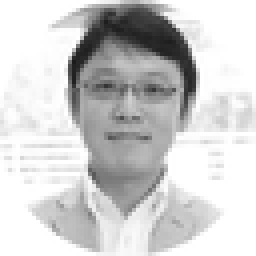
#> input picture recovered/oyaki-20260821/backups/state.bak.preboss-test-20260820-182905/host/test_mode/test.webp, 64 x 64 px (shown 4 times larger)
$ python test_mode.py
#> lines starting #> are read from the running program, lines starting #| are printed output that depends on the picture; after the words box and inside, x2 and y2 are one past the last pixel; in counts of white or black regions, pixels touching at a corner belong together
### recovered/oyaki-20260821/backups/host.bak.pre-passerby-gate-20260820-183135/profiler.py
"""主機側の区間計測。TEST1〜5 で共用する。

使い方:

    prof = Profiler(enabled=args.profile)
    with prof.span("render"):
        indexed = renderer.render(now)
    prof.frame()
    ...
    prof.report()

計測は既定で無効。無効時は `span()` が使い回しの空オブジェクトを返すだけで、
時刻取得も記録も行わない。「計測を入れたら遅くなった」を避けるための構造で、
このオーバーヘッドの有無自体を `selftest.py` で検証している。

区間は入れ子にできるが、集計は区間名ごとに独立して行う。したがって外側の区間の
時間には内側の区間が含まれる。合計が実時間を超えるのはそのため。

制約: 区間オブジェクトを名前ごとに使い回して確保を避けているため、**同じ名前の
区間を入れ子にすることはできない**（開始時刻が上書きされる）。
"""
from __future__ import annotations

import json
import sys
from pathlib import Path
from time import perf_counter_ns
from typing import IO, Sequence

import numpy as np

# 出力する分位点。
PERCENTILES = (50, 95, 99)


class _NullSpan:
    """計測が無効なときに使い回す空の区間。"""

    __slots__ = ()

    def __enter__(self) -> "_NullSpan":
        return self

    def __exit__(self, *_exc: object) -> bool:
        return False


_NULL_SPAN = _NullSpan()


class _Span:
    """1 区間の計測。`with` を抜けた時点で所要時間を親へ渡す。"""

    __slots__ = ("_samples", "_start")

    def __init__(self, samples: list[int]) -> None:
        self._samples = samples
        self._start = 0

    def __enter__(self) -> "_Span":
        self._start = perf_counter_ns()
        return self

    def __exit__(self, *_exc: object) -> bool:
        self._samples.append(perf_counter_ns() - self._start)
        return False


class Profiler:
    """区間ごとの所要時間と、任意のカウンターを集計する。"""

    def __init__(self, enabled: bool = False, label: str = "") -> None:
        self.enabled = enabled
        self.label = label
        self._samples: dict[str, list[int]] = {}
        self._spans: dict[str, _Span] = {}
        self._counters: dict[str, int] = {}
        self._frames = 0
        self._start_ns = perf_counter_ns() if enabled else 0
        self._stop_ns = 0

    # -- 計測 ---------------------------------------------------------------
    def span(self, name: str):
        """区間計測の `with` オブジェクトを返す。無効時は空オブジェクト。"""
        if not self.enabled:
            return _NULL_SPAN
        span = self._spans.get(name)
        if span is None:
            samples: list[int] = []
            self._samples[name] = samples
            span = _Span(samples)
            self._spans[name] = span
        return span

    def frame(self) -> None:
        """1 フレーム分の処理が終わったことを記録する。"""
        if self.enabled:
            self._frames += 1

    def count(self, name: str, value: int = 1) -> None:
        """バイト数・パケット数などの累計を加算する。"""
        if self.enabled:
            self._counters[name] = self._counters.get(name, 0) + value

    # [12 lines left out: functions stop, elapsed_seconds, not called in this run]

    @property
    def frames(self) -> int:
        return self._frames

    # [75 lines left out: functions fps, summary, to_dict, report, not called in this run]

    def write_json(self, path: Path) -> None:
        self.stop()
        path.write_text(json.dumps(self.to_dict(), indent=2, ensure_ascii=False))


def add_profile_arguments(parser) -> None:
    """TEST1〜5 で共通の計測オプションを足す。"""
    parser.add_argument(
        "--profile", action="store_true", help="区間計測を有効にし、終了時に集計を出す"
    )
    parser.add_argument(
        "--profile-json", type=Path, default=None, metavar="PATH",
        help="計測結果を JSON で保存する（--profile と併用）",
    )


def finish_profile(profiler: Profiler, json_path: Path | None) -> None:
    """終了処理。`report()` と JSON 保存をまとめる。"""
    if not profiler.enabled:
        return
    profiler.stop()
    profiler.report()
    if json_path is not None:
        profiler.write_json(json_path)
        print(f"profile json: {json_path}", file=sys.stderr)


# [6 lines left out: function merge, not called in this run]

### recovered/oyaki-20260821/backups/state.bak.preboss-test-20260820-182905/host/test_mode/test_mode.py
#!/usr/bin/env python3
"""RGB LED ゲーム 主機側テストモード（WebP版）。

ローカルの `test.webp` を読み込み、192x384 の論理画面内を DVD スクリーンセーバー
のように反射移動させる。色は FC6 / MSX16 の登録済みインデックスだけを使い、
ローカルプレビューと、192x96 の 4 スライスの UDP 送信を行う。

計画書 §4.7 の WBMP テストモードを WebP 素材へ置き換えたもの。
AI・カメラ・画像圧縮・Pi 側描画は使用しない。
"""
from __future__ import annotations

import argparse
import math
import signal
import socket
import struct
import sys
import time
import zlib
from dataclasses import dataclass
from pathlib import Path
from typing import Iterable, Sequence

import cv2
import numpy as np

# 共有パレット定義を親ディレクトリから読み込む。
PACKAGE_ROOT = Path(__file__).resolve().parents[1]
if str(PACKAGE_ROOT) not in sys.path:
    sys.path.insert(0, str(PACKAGE_ROOT))

from palettes import (  # noqa: E402
    FC6,
    FC6_BLACK,
    FC6_LIMIT,
    MSX16,
    MSX16_BLACK,
    MSX16_LIMIT,
    MSX16_TRANSPARENT,
    PaletteMode,
)
from profiler import (  # noqa: E402
    Profiler,
    add_profile_arguments,
    finish_profile,
)

CANVAS_WIDTH = 192
CANVAS_HEIGHT = 384
PI_COUNT = 4
PI_HEIGHT = 96
MAGIC = 0x524C4544  # ASCII: RLED
HEADER = struct.Struct("!IIBBHHHI")

# 着色は色相を選び直さず、パレット定義順のインデックスをそのまま順繰りに使う。
# 既定の開始番号。MSX16 の 0 は透明であり送出しないため 1 から始める。
FC6_COLOR_START = 0x00
MSX16_COLOR_START = MSX16_TRANSPARENT + 1
DEFAULT_IMAGE = Path(__file__).resolve().with_name("single-eye-catch_2800x1040.png")


def color_sequence(mode: PaletteMode, start: int | None = None) -> tuple[int, ...]:
    """開始番号から最終番号（FC6: 51 / MSX16: 15）までの巡回表を返す。"""
    if mode == PaletteMode.FC6:
        limit, lowest, default_start = FC6_LIMIT, 0, FC6_COLOR_START
    else:
        limit, lowest, default_start = (
            MSX16_LIMIT,
            MSX16_TRANSPARENT + 1,
            MSX16_COLOR_START,
        )
    value = default_start if start is None else start
    if not lowest <= value < limit:
        raise ValueError(
            f"開始インデックス {value:#x} は {mode.name} では不正"
            f"（{lowest:#x}〜{limit - 1:#x}）"
        )
    return tuple(range(value, limit))


# ---------------------------------------------------------------------------
# 素材読込み
# ---------------------------------------------------------------------------
def load_webp(path: Path) -> tuple[np.ndarray, np.ndarray]:
    """画像を (RGB配列, 不透明マスク) として読み込む。

    既存名との互換性を保つため関数名は ``load_webp`` のままだが、PNGも扱う。
    アルファ付き画像はアルファ 128 以上を前景として扱う。
    """
    if not path.exists():
        raise RuntimeError(f"画像が見つからない: {path}")
    image = cv2.imread(str(path), cv2.IMREAD_UNCHANGED)
#> image is the input picture: shape (64, 64, 3); mean B, G, R 207.4, 207.4, 207.4
    if image is None:
        raise RuntimeError(f"画像の読込みに失敗した: {path}")

    if image.ndim == 2:
        rgb = cv2.cvtColor(image, cv2.COLOR_GRAY2RGB)
        alpha = np.full(image.shape[:2], 255, dtype=np.uint8)
    elif image.shape[2] == 4:
        rgb = cv2.cvtColor(image, cv2.COLOR_BGRA2RGB)
        alpha = image[:, :, 3]
    elif image.shape[2] == 3:
        rgb = cv2.cvtColor(image, cv2.COLOR_BGR2RGB)
        alpha = np.full(image.shape[:2], 255, dtype=np.uint8)
    else:
        raise ValueError(f"未対応のチャンネル数: {image.shape}")

    return rgb, alpha >= 128


def fit_image(
    rgb: np.ndarray, opaque: np.ndarray, max_width: int, max_height: int
) -> tuple[np.ndarray, np.ndarray]:
    """論理画面より大きい素材を最近傍で縮小する。"""
#> called with max_width = 192, max_height = 384
    height, width = opaque.shape
    if width <= max_width and height <= max_height:
        return rgb, opaque
    scale = min(max_width / width, max_height / height)
    new_size = (max(1, int(width * scale)), max(1, int(height * scale)))
    rgb = cv2.resize(rgb, new_size, interpolation=cv2.INTER_NEAREST)
    opaque = cv2.resize(
        opaque.astype(np.uint8), new_size, interpolation=cv2.INTER_NEAREST
    ).astype(bool)
    return rgb, opaque


# [29 lines left out: function crop_logo, not called in this run]


# ---------------------------------------------------------------------------
# パレット量子化
# ---------------------------------------------------------------------------
def palette_rgb(mode: PaletteMode) -> np.ndarray:
    entries = FC6 if mode == PaletteMode.FC6 else MSX16
    return np.asarray([entry[:3] for entry in entries], dtype=np.int16)


def quantizable_indices(mode: PaletteMode) -> np.ndarray:
    """量子化先として使えるインデックス。

    MSX16 のインデックス 0 は透明であり、送出値としては使わない。
    FC6 は 52 色すべてを使う。
    """
    if mode == PaletteMode.MSX16:
        return np.arange(MSX16_TRANSPARENT + 1, MSX16_LIMIT, dtype=np.uint8)
    return np.arange(0, FC6_LIMIT, dtype=np.uint8)


def quantize_to_palette(rgb: np.ndarray, mode: PaletteMode) -> np.ndarray:
    """RGB 画像を最近傍色でパレットインデックスへ量子化する（主機側で完結）。"""
    candidates = quantizable_indices(mode)
    lut = palette_rgb(mode)[candidates].astype(np.int32)  # (N, 3)
    flat = rgb.reshape(-1, 3).astype(np.int32)
    # (画素数, N) の二乗距離。二乗和が int16 を溢れるため int32 で計算する。
    diff = flat[:, None, :] - lut[None, :, :]
    dist = np.einsum("pnc,pnc->pn", diff, diff)
    nearest = candidates[np.argmin(dist, axis=1)]
    return nearest.reshape(rgb.shape[:2]).astype(np.uint8)


def parse_int(value: str) -> int:
    return int(value, 0)


# [5 lines left out: function parse_pi, not called in this run]


# ---------------------------------------------------------------------------
# 反射移動
# ---------------------------------------------------------------------------
@dataclass
class Bouncer:
    x: float
    y: float
    vx: float
    vy: float
    width: int
    height: int
    canvas_width: int = CANVAS_WIDTH
    canvas_height: int = CANVAS_HEIGHT

    def update(self, dt: float) -> int:
        """位置を進め、境界への衝突回数を返す。"""
        collisions = 0
        self.x += self.vx * dt
        self.y += self.vy * dt
        max_x = max(0.0, float(self.canvas_width - self.width))
        max_y = max(0.0, float(self.canvas_height - self.height))

        if max_x == 0:
            self.x = 0
            self.vx = 0
        else:
            while self.x < 0 or self.x > max_x:
                if self.x < 0:
                    self.x = -self.x
                    self.vx = abs(self.vx)
                    collisions += 1
                else:
                    self.x = 2 * max_x - self.x
                    self.vx = -abs(self.vx)
                    collisions += 1

        if max_y == 0:
            self.y = 0
            self.vy = 0
        else:
            while self.y < 0 or self.y > max_y:
                if self.y < 0:
                    self.y = -self.y
                    self.vy = abs(self.vy)
                    collisions += 1
                else:
                    self.y = 2 * max_y - self.y
                    self.vy = -abs(self.vy)
                    collisions += 1
        return collisions


class TestRenderer:
    def __init__(
        self,
        rgb: np.ndarray,
        opaque: np.ndarray,
        palette_mode: PaletteMode,
        background_index: int | None,
        render_mode: str,
        color_style: str,
        color_start: int | None,
        stripe_width: int,
        rainbow_hz: float,
        mask_threshold: int,
        invert: bool,
        speed_x: float,
        speed_y: float,
    ) -> None:
#> called with palette_mode = 0, render_mode = 'image', color_style = 'cycle', stripe_width = 3, rainbow_hz = 0.8, mask_threshold = 128, invert = False, speed_x = 83
        self.source_rgb = rgb
        self.opaque = opaque
        self.palette_mode = palette_mode
        self.background_override = background_index
        self.render_mode = render_mode
        self.color_style = color_style
        self.color_start = color_start
        self.stripe_width = max(1, stripe_width)
        self.rainbow_hz = max(0.0, rainbow_hz)
        self.phase_offset = 0

        # mask モード用: 輝度しきい値で 1bit 化（WBMP テストモード相当）。
        luma = cv2.cvtColor(rgb, cv2.COLOR_RGB2GRAY)
        mask = luma >= mask_threshold
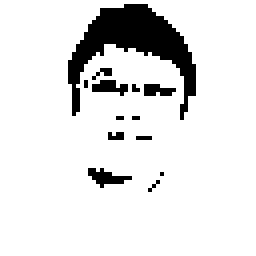
#> mask: shape (64, 64) bool (shown 4 times larger); 89.3% white; 13 black regions (10 under 20 px), largest, box (x1, y1, x2, y2) and area: (17, 1, 49, 30) 341, (22, 42, 33, 47) 27, (23, 20, 32, 24) 22
        if invert:
            mask = np.logical_not(mask)
        self.mask = np.logical_and(mask, opaque)

        # image モード用: パレットごとに量子化結果をキャッシュする。
        self._quantized: dict[PaletteMode, np.ndarray] = {}

        height, width = opaque.shape
#| test mode: test.webp 64x64, palette=FC6, render=image, colors=0x00-0x33(52), canvas=192x384, fps=60
        self.bouncer = Bouncer(0.0, 0.0, speed_x, speed_y, width, height)
        self.start_time = time.monotonic()

    @property
    def palette(self) -> Sequence[tuple[int, int, int, int]]:
        return FC6 if self.palette_mode == PaletteMode.FC6 else MSX16

    # [8 lines left out: function colors, not called in this run]

    @property
    def default_background(self) -> int:
        return FC6_BLACK if self.palette_mode == PaletteMode.FC6 else MSX16_BLACK

    @property
    def background_index(self) -> int:
        value = (
            self.default_background
            if self.background_override is None
            else self.background_override
        )
        limit = FC6_LIMIT if self.palette_mode == PaletteMode.FC6 else MSX16_LIMIT
        if not 0 <= value < limit:
            raise ValueError(
                f"背景インデックス {value:#x} は {self.palette_mode.name} では不正"
            )
        # MSX のインデックス 0 は透明であり、そのまま送出しない。
        if self.palette_mode == PaletteMode.MSX16 and value == MSX16_TRANSPARENT:
            return MSX16_BLACK
        return value

    def quantized(self) -> np.ndarray:
        cached = self._quantized.get(self.palette_mode)
        if cached is None:
            cached = quantize_to_palette(self.source_rgb, self.palette_mode)
            self._quantized[self.palette_mode] = cached
        return cached

    # [7 lines left out: function toggle_palette, not called in this run]

    def toggle_render_mode(self) -> None:
        self.render_mode = "mask" if self.render_mode == "image" else "image"

    # [7 lines left out: function reset, not called in this run]

    def update(self, dt: float) -> None:
#> called with dt = 0.00063
        collisions = self.bouncer.update(dt)
        if collisions:
            # DVD ロゴ同様、反射で色位相を進める。
            self.phase_offset = (self.phase_offset + collisions) % len(self.colors)

    def render(self, now: float) -> np.ndarray:
#> called with now = 472.8
        frame = np.full(
            (CANVAS_HEIGHT, CANVAS_WIDTH), self.background_index, dtype=np.uint8
        )
        x = int(round(self.bouncer.x))
        y = int(round(self.bouncer.y))
        h, w = self.opaque.shape
        region = frame[y:y + h, x:x + w]

        if self.render_mode == "image":
            region[self.opaque] = self.quantized()[self.opaque]
#> in quantize_to_palette, `nearest = candidates[np.argmin(dist, axis=1)]`: nearest = 4096 values, max 51 at index 0, min 12 at index 219, mean 48.16
#> in quantize_to_palette, `return nearest.reshape(rgb.shape[:2]).astype(np.uint8)`:
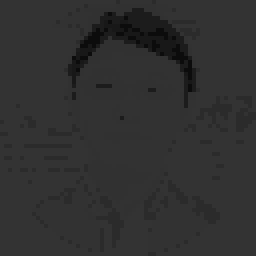
#> returned value: shape (64, 64) (shown 4 times larger); min 12, max 51, mean 48.2
            return frame

        sequence = self.colors
        temporal_phase = int(
            (now - self.start_time) * self.rainbow_hz * len(sequence)
        )
        base_phase = (temporal_phase + self.phase_offset) % len(sequence)
        if self.color_style == "solid":
            # 画像全体を 1 色にし、時間経過と反射で次の番号へ送る。
            region[self.mask] = sequence[base_phase]
        else:
            # 帯ごとに開始番号から最終番号までを順繰りに割り当てる。
            yy, xx = np.indices((h, w), dtype=np.int32)
            band = ((xx + yy) // self.stripe_width + base_phase) % len(sequence)
            colors = np.take(np.asarray(sequence, dtype=np.uint8), band)
            region[self.mask] = colors[self.mask]
        return frame

    def rgb_preview(self, indexed: np.ndarray) -> np.ndarray:
        lut = np.asarray([entry[:3] for entry in self.palette], dtype=np.uint8)
        return lut[indexed][:, :, ::-1]  # RGB -> BGR（OpenCV 表示用）


# ---------------------------------------------------------------------------
# GIF 書き出し
# ---------------------------------------------------------------------------
# [47 lines left out: function record_gif, not called in this run]


# ---------------------------------------------------------------------------
# UDP 送信
# ---------------------------------------------------------------------------
class UdpFrameSender:
    # [16 lines left out: function __init__, not called in this run]

    def close(self) -> None:
        self.socket.close()

    # [53 lines left out: functions send, send_slices, not called in this run]


def build_parser() -> argparse.ArgumentParser:
    parser = argparse.ArgumentParser(
        description="test.webp を FC6/MSX16 パレットで DVD ロゴ風に反射移動させる。"
    )
    parser.add_argument(
        "--image",
        type=Path,
        default=Path("test.webp"),
        help="WebP ファイル",
    )
    parser.add_argument("--palette", choices=("fc6", "msx16"), default="fc6")
    parser.add_argument(
        "--render-mode",
        choices=("image", "mask"),
        default="image",
        help="image=画像をパレット量子化, mask=1bit化してパレット順に着色",
    )
    parser.add_argument("--background", type=parse_int, default=None, help="パレット番号 例: 0x30")
    parser.add_argument("--mask-threshold", type=int, default=128, help="mask モードの輝度しきい値")
    parser.add_argument("--invert", action="store_true", help="mask モードの前景/背景を反転")
    parser.add_argument("--no-fit", action="store_true", help="画面より大きい画像を縮小せずエラーにする")
    parser.add_argument(
        "--color-style",
        choices=("cycle", "solid"),
        default="cycle",
        help="cycle=帯ごとにパレット順で着色, solid=全体を1色にして順送り",
    )
    parser.add_argument(
        "--color-start",
        type=parse_int,
        default=None,
        help="巡回の開始インデックス。既定は FC6=0x00、MSX16=0x01。"
             "終端は FC6=51(0x33)、MSX16=15(0x0F)",
    )
    parser.add_argument("--stripe-width", type=int, default=3, help="色帯の幅 [pixel]")
    parser.add_argument("--rainbow-hz", type=float, default=0.8, help="巡回速度 [周/秒]")
    parser.add_argument("--speed-x", type=float, default=83.0, help="X方向速度 [pixel/s]")
    parser.add_argument("--speed-y", type=float, default=109.0, help="Y方向速度 [pixel/s]")
    parser.add_argument("--fps", type=float, default=60.0)
    parser.add_argument("--preview-scale", type=int, default=2)
    parser.add_argument("--no-preview", action="store_true")
    parser.add_argument("--frames", type=int, default=0, help="N フレームで終了。0 は無制限")
    parser.add_argument("--send", action="store_true", help="192x96 の 4 スライスを UDP 送信する")
    parser.add_argument(
        "--pi",
        action="append",
        default=[],
        metavar="HOST[:PORT]",
        help="Pi の宛先。--send 時はちょうど 4 回指定する",
    )
    parser.add_argument("--chunk-size", type=int, default=1200)
    parser.add_argument("--gif", type=Path, default=None, help="シミュレーションを GIF 保存して終了")
    parser.add_argument("--gif-seconds", type=float, default=8.0, help="GIF の長さ [秒]")
    parser.add_argument("--gif-fps", type=float, default=20.0, help="GIF のフレームレート")
    parser.add_argument("--gif-scale", type=int, default=2, help="GIF の拡大率（最近傍）")
    add_profile_arguments(parser)
    return parser


def main(argv: Iterable[str] | None = None) -> int:
    args = build_parser().parse_args(argv)

    if args.fps <= 0:
        raise SystemExit("--fps は 0 より大きい値")
    if args.preview_scale <= 0:
        raise SystemExit("--preview-scale は 0 より大きい値")

    try:
        rgb, opaque = load_webp(args.image)
        if args.image.resolve() == DEFAULT_IMAGE.resolve():
            rgb, opaque = crop_logo(rgb, opaque)
        if args.no_fit and (
            opaque.shape[1] > CANVAS_WIDTH or opaque.shape[0] > CANVAS_HEIGHT
        ):
            raise ValueError(
                f"画像 {opaque.shape[1]}x{opaque.shape[0]} が {CANVAS_WIDTH}x{CANVAS_HEIGHT} を超える"
            )
        if not args.no_fit:
            rgb, opaque = fit_image(rgb, opaque, CANVAS_WIDTH, CANVAS_HEIGHT)
    except (RuntimeError, ValueError) as exc:
        print(f"error: {exc}", file=sys.stderr)
        return 2

    palette_mode = PaletteMode.FC6 if args.palette == "fc6" else PaletteMode.MSX16
    try:
        sequence = color_sequence(palette_mode, args.color_start)
    except ValueError as exc:
        print(f"error: {exc}", file=sys.stderr)
        return 2

    renderer = TestRenderer(
        rgb=rgb,
        opaque=opaque,
        palette_mode=palette_mode,
        background_index=args.background,
        render_mode=args.render_mode,
        color_style=args.color_style,
        color_start=args.color_start,
        stripe_width=args.stripe_width,
        rainbow_hz=args.rainbow_hz,
        mask_threshold=args.mask_threshold,
        invert=args.invert,
        speed_x=args.speed_x,
        speed_y=args.speed_y,
    )

    if args.gif is not None:
        try:
            written = record_gif(
                renderer, args.gif, args.gif_seconds, args.gif_fps, args.gif_scale
            )
        except ValueError as exc:
            print(f"error: {exc}", file=sys.stderr)
            return 2
        print(
            f"gif: {args.gif} {written} frames, {args.gif_fps:g}fps, "
            f"{CANVAS_WIDTH * args.gif_scale}x{CANVAS_HEIGHT * args.gif_scale}, "
            f"palette={renderer.palette_mode.name}, colors={sequence[0]:#04x}-{sequence[-1]:#04x}"
        )
        return 0

    profiler = Profiler(enabled=args.profile, label="TEST1")

    sender: UdpFrameSender | None = None
    if args.send:
        if len(args.pi) != PI_COUNT:
            print("error: --send には --pi HOST[:PORT] をちょうど 4 個指定する", file=sys.stderr)
            return 2
        try:
            sender = UdpFrameSender(
                [parse_pi(item) for item in args.pi], args.chunk_size, profiler
            )
        except ValueError as exc:
            print(f"error: {exc}", file=sys.stderr)
            return 2

    running = True
    paused = False

    def stop_handler(_signum: int, _frame: object) -> None:
        nonlocal running
        running = False

    signal.signal(signal.SIGINT, stop_handler)
    signal.signal(signal.SIGTERM, stop_handler)

    frame_period = 1.0 / args.fps
    next_deadline = time.monotonic()
    last_update = next_deadline
    frame_id = 0

    print(
        f"test mode: {args.image} {opaque.shape[1]}x{opaque.shape[0]}, "
        f"palette={renderer.palette_mode.name}, render={renderer.render_mode}, "
        f"colors={sequence[0]:#04x}-{sequence[-1]:#04x}({len(sequence)}), "
        f"canvas={CANVAS_WIDTH}x{CANVAS_HEIGHT}, fps={args.fps:g}"
    )
    if not args.no_preview:
        print("keys: q/ESC 終了, SPACE 一時停止, f FC6, m MSX16, p パレット切替, i 描画モード切替, r リセット")

    try:
        while running and (args.frames <= 0 or frame_id < args.frames):
            now = time.monotonic()
            dt = min(0.1, max(0.0, now - last_update))
            last_update = now
            if not paused:
                with profiler.span("update"):
                    renderer.update(dt)

            with profiler.span("render"):
                indexed = renderer.render(now)
            if sender is not None:
                with profiler.span("send"):
                    sender.send(frame_id, renderer.palette_mode, indexed)

            if not args.no_preview:
                with profiler.span("preview"):
#> (the rest of the program and of its run is left out)
